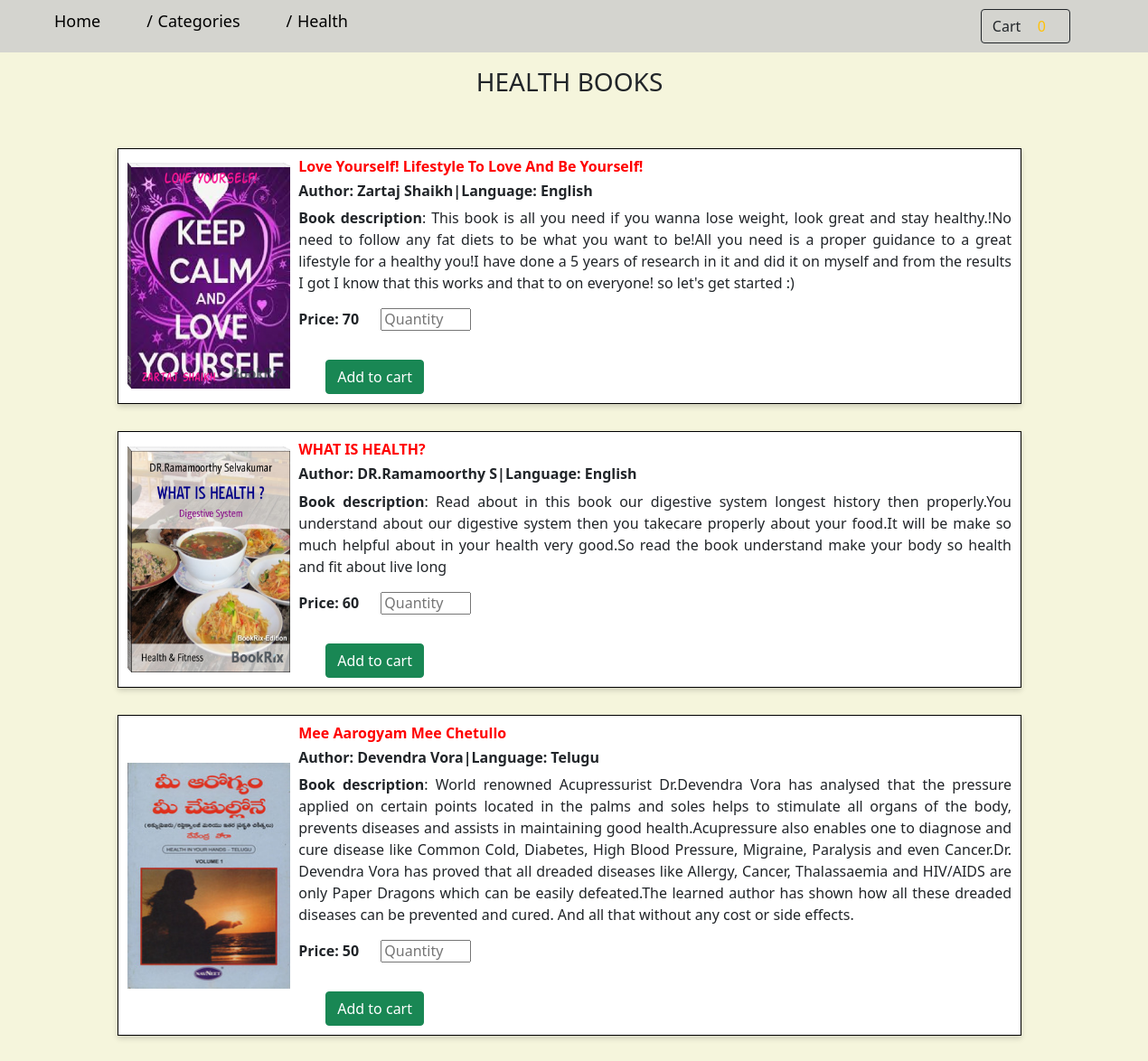
Page /php/health.php on the committed database.
### tables this page shows
CREATE TABLE `book` (
  `Id` int(20) NOT NULL,
  `Category` varchar(20) NOT NULL,
  `Name` varchar(100) NOT NULL,
  `Author` varchar(20) NOT NULL,
  `Language` varchar(20) NOT NULL,
  `Description` varchar(10000) NOT NULL,
  `Price` float NOT NULL,
  `Image` varchar(50) NOT NULL
);

### php/health.php (the view, shortened to what this page needs)
<?php
include '../includes/connection.php';
?>
<!DOCTYPE html>
<html>
<head>
  <link href="../css/bootstrap.css" rel="stylesheet" />
  <link href="../css/style.css" rel="stylesheet" />
</head>
<body>
<nav>
    <ul class="breadcrumb">
      <li><a href="home.php">Home</a></li>
      <li><a href="home.php#categories">Categories</a></li>
      <li><a href="health.php">Health</a></li>
      <div style="margin-left :700px;">
     <a href="cart.php" class="btn btn-outline-dark"><i class="fas fa-shopping-cart"></i>Cart
             <?php
             if(isset($_SESSION['cart'])){
                 $count=count($_SESSION['cart']);?>
                   <span id="cart-count" class="btn btn-warning "><?php echo $count;?></span>
                 <?php
             }
             else{
                 ?>
                     <span id="cart-count" class="text-warning ">0</span>
                 <?php
             }
             ?></a>
    </ul>
  </nav>
  <div class="box">
    <h3 class="book-heading">HEALTH BOOKS</h3>
    <br><br>
    <?php
          $query="select * from book where category='Health' ";
        $result=mysqli_query($conn,$query);
        $num=mysqli_num_rows($result);
        if($num>0)
        {
          while($row=mysqli_fetch_assoc($result)){
            $Name= $row['Name'];
            $Author =$row['Author'];
            $Language=$row['Language'];
            $Description=$row['Description'];
            $Price=$row['Price'];
            $Image=$row['Image'];
        ?>
    <div class="books-box" id="filter">
      <form action="health.php" method="POST">
        <div class="book">
          <div class="book_img">
            <img src="<?php echo $Image;?>" style="margin-top:10px;margin-bottom:10px;">
          </div>
          <div class="book_content">
            <div style="padding-bottom:10px;padding-top:10px; ">
              <h6 style="color: red;"><b>
                  <?php echo $Name;?>
                </b></h6>
              <h6> <b>Author:
                  <?php echo $Author; ?>|Language:
                  <?php  echo $Language; ?>
                </b></h6>
              <p style="text-align: justify;"><b>Book description</b>:
                <?php echo $Description; ?>
              </p>
              <h6><b>Price:
                  <?php echo $Price; ?>
                </b><input type="number" name="Quantity" min="1" max="10" placeholder="Quantity"
                  style="width:100px; margin-left:20px;"></h6>
              <br>
             <button type="submit" class="btn btn-success" name="Add_to_cart" style="margin-left: 30px;">Add to cart</button>
            </div>
            </form>
         </div>
        </div>
</body>
</html>
<?php
}
}?>

### css/style.css (style rules this page uses)
body { background-color:beige; }
div { display: inline-block; }
ul li { display: inline; margin-left :50px; }
h3 { text-align: center; }
.books-box { display: block; }
.book { display: flex; height: auto; }
.book_img { background-color: white; width:20%; float: left; display: flex; align-items: center; justify-content: center; }
.book_content { background-color: white; width: 800px; float: right; padding-right: 10px; }
.book_img img { width: 180px; height: 250px; }
.book { margin-left: 130px; margin-right: 130px; border: 1px solid black; box-shadow: 0 3px 6px 0 rgba(0, 0, 0, 0.16); width: 1000px; margin-bottom: 30px; }
ul.breadcrumb { padding: 10px 10px; list-style: none; background-color:#cccc; }
ul.breadcrumb li { display: inline; font-size: 18px; }
ul.breadcrumb li+li:before { padding: 1px; color:black; content: "/\00a0"; }
ul.breadcrumb li a { color:black; text-decoration: none; }
#cart-count { text-align: center; border-radius: 3rem; padding: 0 0.9rem 0.1rem 0.9rem ; }

### rows in the picture
book: Image (picture), Name "Love Yourself! Lifestyle To Love And Be Yourself!", Author "Zartaj Shaikh", Language "English", Description "This book is all you need if you wanna lose weight, look great and stay healthy.!No need to follow any fat diets to be what you want to be!All you need is a proper guidance to a great lifestyle for a healthy you!I have done a 5 years of research in it and did it on myself and from the results I got I know that this works and that to on everyone! so let's get started :)", Price "70"
book: Image (picture), Name "WHAT IS HEALTH?", Author "DR.Ramamoorthy S", Language "English", Description "Read about in this book our digestive system longest history then properly.You understand about our digestive system then you takecare properly about your food.It will be make so much helpful about in your health very good.So read the book understand make your body so health and fit about live long", Price "60"
book: Image (picture), Name "Mee Aarogyam Mee Chetullo", Author "Devendra Vora", Language "Telugu", Description "World renowned Acupressurist Dr.Devendra Vora has analysed that the pressure applied on certain points located in the palms and soles helps to stimulate all organs of the body, prevents diseases and assists in maintaining good health.Acupressure also enables one to diagnose and cure disease like Common Cold, Diabetes, High Blood Pressure, Migraine, Paralysis and even Cancer.Dr. Devendra Vora has proved that all dreaded diseases like Allergy, Cancer, Thalassaemia and HIV/AIDS are only Paper Dragons which can be easily defeated.The learned author has shown how all these dreaded diseases can be prevented and cured. And all that without any cost or side effects.", Price "50"
